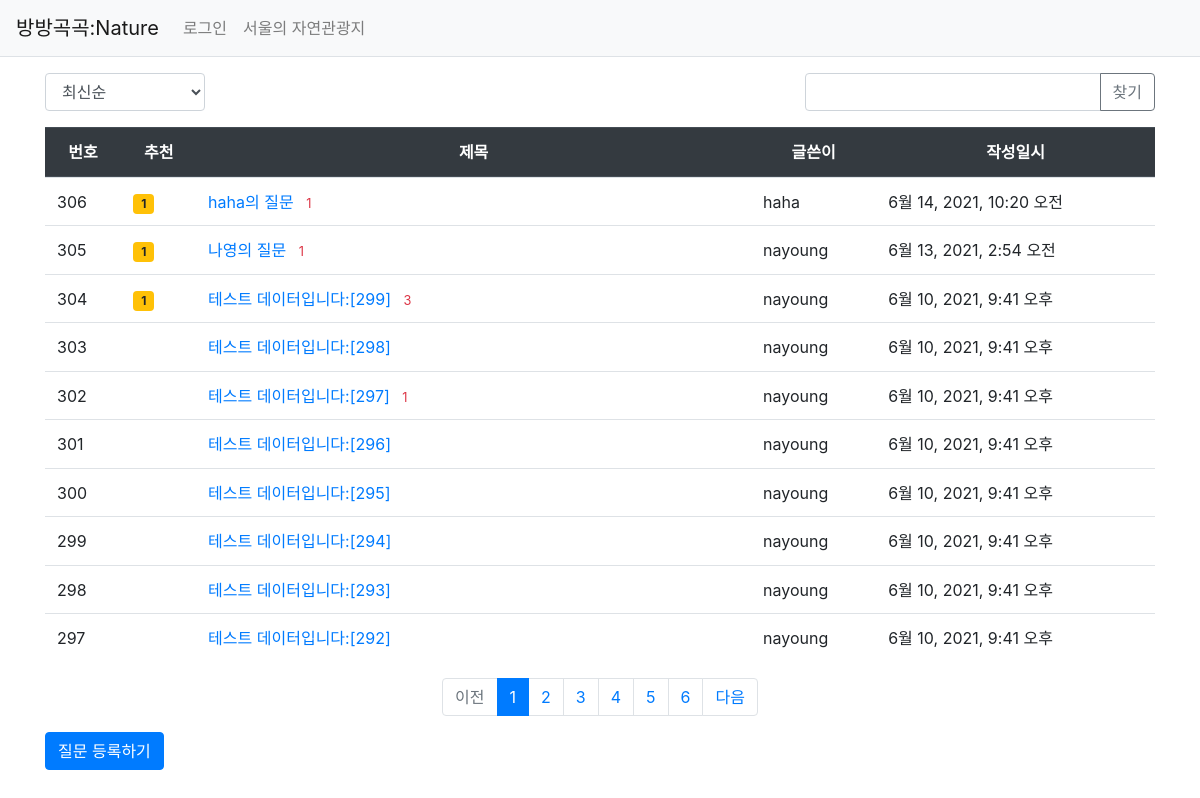
Before: /pybo/ with the older database file.
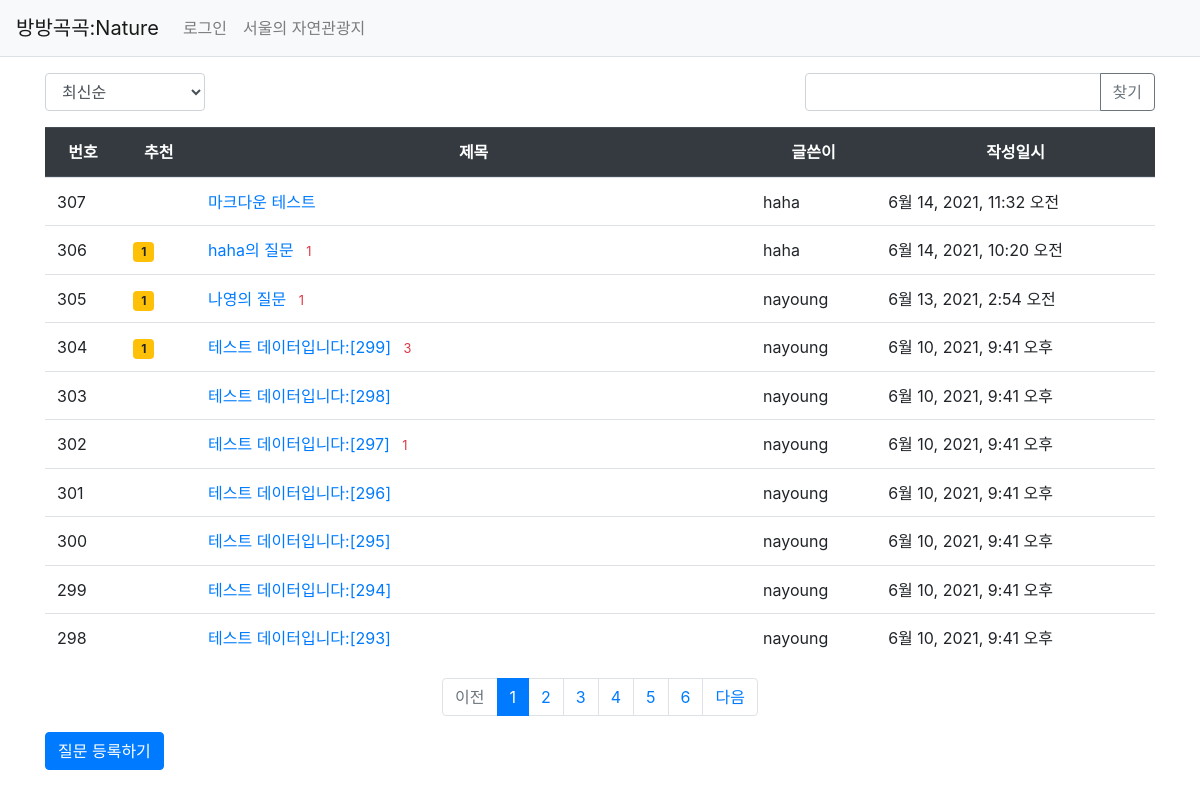
After: the same page with the newer database file.
### pybo/models.py (models this page shows, shortened)
class Question(models.Model):
    subject = models.CharField(max_length=200)
    content = models.TextField()
    create_date = models.DateTimeField()
    author = models.ForeignKey(User, on_delete=models.CASCADE)
    modify_date = models.DateTimeField(null=True, blank=True)
    voter = models.ManyToManyField(User, related_name='voter_question')

### pybo/views/base_views.py (the view, shortened to what this page needs)
# urls.py: path('', base_views.index, name='index'),  # '/' 에 해당되는 path
def index(request):
    page = request.GET.get('page', '1')  # 페이지
    kw = request.GET.get('kw', '')  # 검색어
    so = request.GET.get('so', 'recent')  # 정렬기준
    if so == 'recommend':
        question_list = Question.objects.annotate(num_voter=Count('voter')).order_by('-num_voter', '-create_date')
    elif so == 'popular':
        question_list = Question.objects.annotate(num_answer=Count('answer')).order_by('-num_answer', '-create_date')
    else:  # recent
        question_list = Question.objects.order_by('-create_date')
    paginator = Paginator(question_list, 10)  # 페이지당 10개씩 보여주기
    page_obj = paginator.get_page(page)
    context = {'question_list': page_obj, 'page': page, 'kw': kw, 'so': so}
    return render(request, 'pybo/question_list.html', context)

### pybo/templatetags/pybo_filter.py (called while the page is built)
@register.filter
def sub(value, arg):
    return value - arg

### templates/pybo/question_list.html (shortened to what this page needs)
{% extends 'base.html' %}
{% load pybo_filter %}
{% block content %}
<div class="container my-3">
    <div class="row justify-content-between my-3">
        <div class="col-2">
            <select class="form-control so">
                <option value="recent" {% if so == 'recent' %}selected{% endif %}>최신순</option>
            </select>
        </div>
        <div class="col-4 input-group">
            <input type="text" class="form-control kw" value="{{ kw|default_if_none:'' }}">
            <div class="input-group-append">
                <button class="btn btn-outline-secondary" type="button" id="btn_search">찾기</button>
            </div>
        </div>
    </div>
    <table class="table">
        <thead>
        <tr class="text-center thead-dark">
            <th>번호</th>
            <th>추천</th>
            <th style="width:50%">제목</th>
            <th>글쓴이</th>
            <th>작성일시</th>
        </tr>
        </thead>
        <tbody>
        {% if question_list %}
        {% for question in question_list %}
            <td>
                {{ question_list.paginator.count|sub:question_list.start_index|sub:forloop.counter0|add:1 }}
            </td>
            <td>
            {% if question.voter.all.count > 0 %}
            <span class="badge badge-warning px-2 py-1">{{ question.voter.all.count }}</span>
            {% endif %}
            </td>
            <td class="text-left">
                <a href="{% url 'pybo:detail' question.id %}">{{ question.subject }}</a>
                {% if question.answer_set.count > 0 %}
                <span class="text-danger small ml-2">{{ question.answer_set.count }}</span>
                {% endif %}
            </td>
            <td>{{ question.author.username }}</td>
            <td>{{ question.create_date }}</td>
        {% endfor %}
        {% else %}
        <tr>
            <td colspan="3">질문이 없습니다.</td>
        </tr>
        {% endif %}
        </tbody>
    </table>
    <ul class="pagination justify-content-center">
        {% if question_list.has_previous %}
        <li class="page-item">
            <a class="page-link" data-page="{{ question_list.previous_page_number }}" href="#">이전</a>
        </li>
        {% else %}
        <li class="page-item disabled">
            <a class="page-link" tabindex="-1" aria-disabled="true" href="#">이전</a>
        </li>
        {% endif %}
        {% for page_number in question_list.paginator.page_range %}
        {% if page_number >= question_list.number|add:-5 and page_number <= question_list.number|add:5 %}
            {% if page_number == question_list.number %}
            <li class="page-item active" aria-current="page">
                <a class="page-link" data-page="{{ page_number }}" href="#">{{ page_number }}</a>
            </li>
            {% else %}
            <li class="page-item">
                <a class="page-link" data-page="{{ page_number }}" href="#">{{ page_number }}</a>
            </li>
            {% endif %}
        {% endif %}
        {% endfor %}
        {% if question_list.has_next %}
        <li class="page-item">
            <a class="page-link" data-page="{{ question_list.next_page_number }}" href="#">다음</a>
        </li>
        {% else %}
        <li class="page-item disabled">
            <a class="page-link" tabindex="-1" aria-disabled="true" href="#">다음</a>
        </li>
        {% endif %}
    </ul>
    <a href="{% url 'pybo:question_create' %}" class="btn btn-primary">
        질문 등록하기
    </a>
</div>
{% endblock %}

Changed rows visible on the page:
no longer on this page (row unchanged): Question: paginator.count|sub "297", subject "테스트 데이터입니다:[292]", author.username "nayoung", create_date "6월 10, 2021, 9:41 오후"
added Question: paginator.count|sub "307", subject "마크다운 테스트", author.username "haha", create_date "6월 14, 2021, 11:32 오전"
